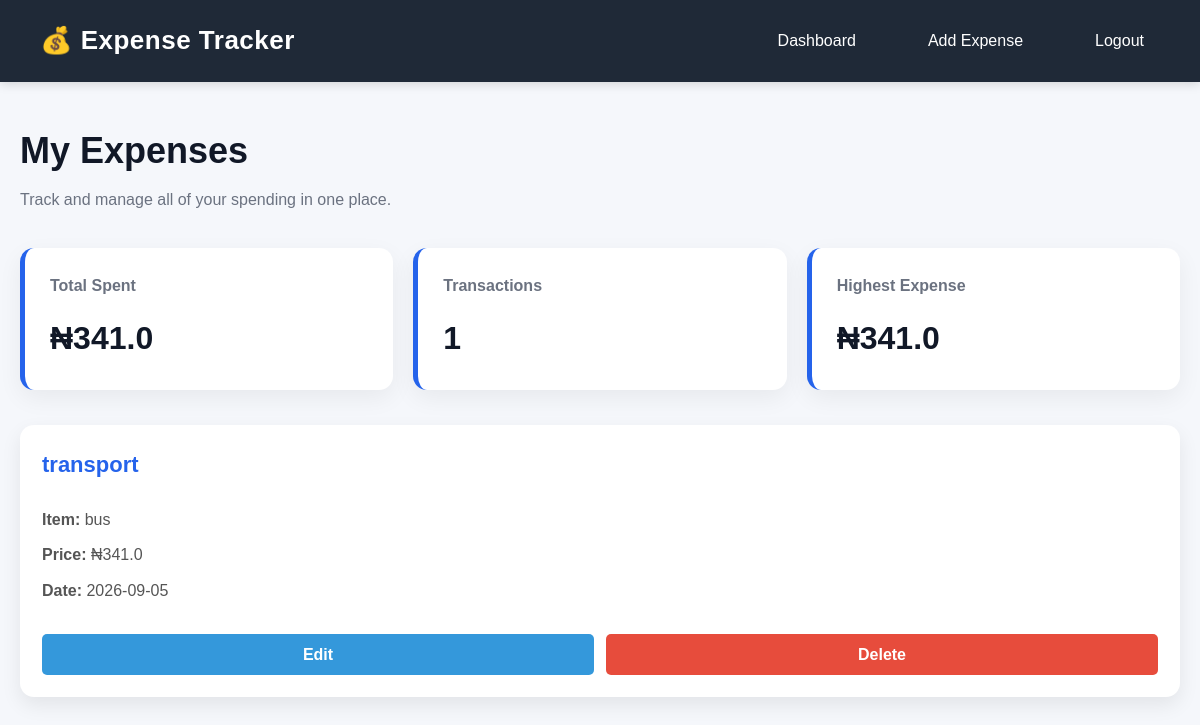
/ (signed in), run on the app's committed database.
### app/models.py (models this page shows, shortened)
class Expense(db.Model):
    __tablename__ = "expenses"
    id = db.Column(db.Integer, primary_key=True)
    category = db.Column(db.String(100), nullable=False)
    item = db.Column(db.String(100), nullable=False)
    expense_date = db.Column(db.Date, nullable=False)
    amount = db.Column(db.Float, nullable=False)
    user_id = db.Column(db.Integer, db.ForeignKey("users.id"), nullable=False)
    user = db.relationship(
    "User",
    back_populates="expenses"
    )
    def __repr__(self):
        return (
            f"<Expense {self.id}: "
            f"{self.category} - {self.item}>"
        )

### app/routes.py (the view)
@main.route("/")
@login_required
def home():
    expenses = get_all_user_expenses(session["user_id"])
    statistics = services.expense_statistics(session["user_id"])
    return render_template(
        "index.html",
        expenses=expenses,
        statistics=statistics
    )

### app/services.py (called while the page is built)
def expense_statistics(user_id):
    expenses = get_all_user_expenses(user_id)
    print(expenses)
    if not expenses:
        return {
            "total": 0,
            "count": 0,
            "highest": 0
        }
    total = sum(expense.amount for expense in expenses)
    count = len(expenses)
    highest = max(
        expense.amount
        for expense in expenses
    )
    return {
        "total": total,
        "count": count,
        "highest": highest
    }

### app/user_repo.py (called while the page is built)
def get_all_user_expenses(user_id):
    expenses = Expense.query.filter_by(user_id=user_id).all()
    return expenses

### templates/index.html (shortened to what this page needs)
{% extends "base.html" %}
{% block content %}
<section class="dashboard">
    <div class="page-header">
        <div>
            <h1>My Expenses</h1>
            <p>Track and manage all of your spending in one place.</p>
        </div>
    </div>
    <div class="stats">
        <div class="stat-card">
            <h3>Total Spent</h3>
            <p>₦{{ statistics.total }}</p>
        </div>
        <div class="stat-card">
            <h3>Transactions</h3>
            <p>{{ statistics.count }}</p>
        </div>
        <div class="stat-card">
            <h3>Highest Expense</h3>
            <p>₦{{ statistics.highest }}</p>
        </div>
    </div>
    {% if expenses %}
    <div class="expense-card">
        {% for expense in expenses %}
        <div class="card">
            <div class="card-header">
                <h3>{{ expense.category }}</h3>
            </div>
            <div class="card-body">
                <p>
                    <strong>Item:</strong>
                    {{ expense.item }}
                </p>
                <p>
                    <strong>Price:</strong>
                    ₦{{ expense.amount }}
                </p>
                <p>
                    <strong>Date:</strong>
                    {{ expense.expense_date }}
                </p>
            </div>
            <div class="actions">
                <a
                    class="edit"
                    href="{{ url_for('main.edit_expense', id=expense.id) }}">
                    Edit
                </a>
                <a
                    class="delete"
                    href="{{ url_for('main.delete_expense', id=expense.id) }}">
                    Delete
                </a>
            </div>
        </div>
        {% endfor %}
    </div>
    {% endif %}
</section>
{% endblock %}

### static/style.css (style rules this page uses)
* { margin:0; padding:0; box-sizing:border-box; }
body { font-family:Arial, Helvetica, sans-serif; background:#f5f7fb; color:#333; line-height:1.6; }
.actions { margin-top:20px; display:flex; gap:12px; }
.actions a { flex:1; text-align:center; padding:10px; border-radius:8px; font-weight:bold; transition:.3s; }
.edit { background:#2563eb; color:white; }
.delete { background:#dc2626; color:white; }
.expense-card { display:grid; grid-template-columns: repeat(auto-fit,minmax(250px,1fr)); gap:20px; }
.card h3 { color:#2563eb; margin-bottom:15px; font-size:22px; }
.card p { margin:10px 0; color:#555; }
.card { background:white; padding:22px; border-radius:14px; box-shadow:0 8px 20px rgba(0,0,0,.08); transition:.3s; display:flex; flex-direction:column; justify-content:space-between; }
.actions a { padding:8px 12px; border-radius:5px; text-decoration:none; }
.edit { background:#3498db; color:white; }
.delete { background:#e74c3c; color:white; }
.stats { display:grid; grid-template-columns: repeat(auto-fit,minmax(220px,1fr)); gap:20px; margin:35px 0; }
.stat-card { background:white; padding:25px; border-radius:14px; box-shadow:0 8px 25px rgba(0,0,0,.06); transition:.3s; border-left:5px solid #2563eb; }
.stat-card h3 { color:#6b7280; font-size:16px; margin-bottom:15px; }
.stat-card p { font-size:32px; font-weight:bold; color:#111827; }
.page-header { margin-bottom:35px; }
.page-header h1 { font-size:36px; color:#111827; }
.page-header p { margin-top:8px; color:#6b7280; }

### data on the page
Expense: highest "341.0", category "transport", item "bus", amount "341.0", expense_date "2026-09-05"

### other printed values
{{ statistics.total }} "341.0"
{{ statistics.count }} "1"
